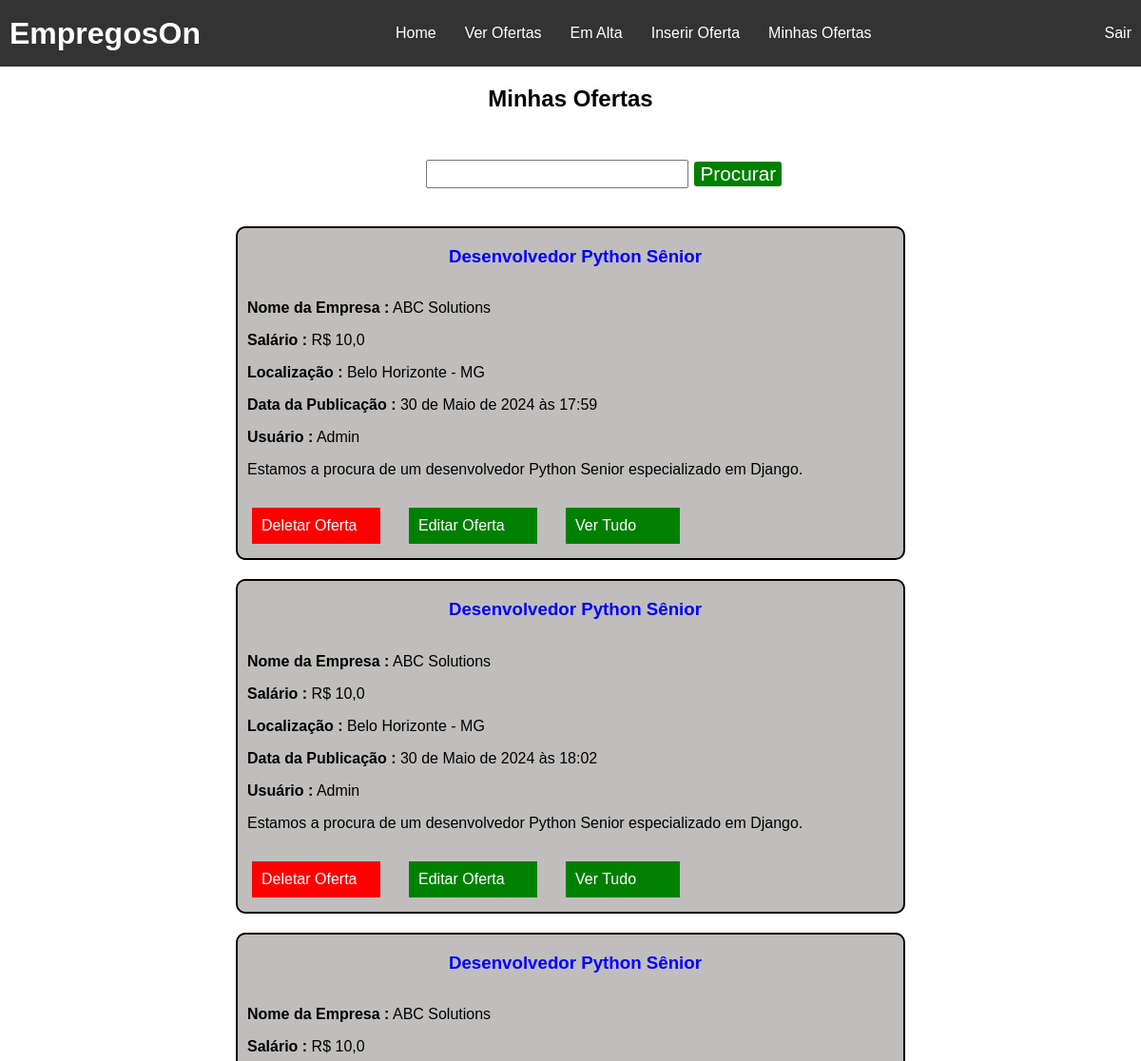
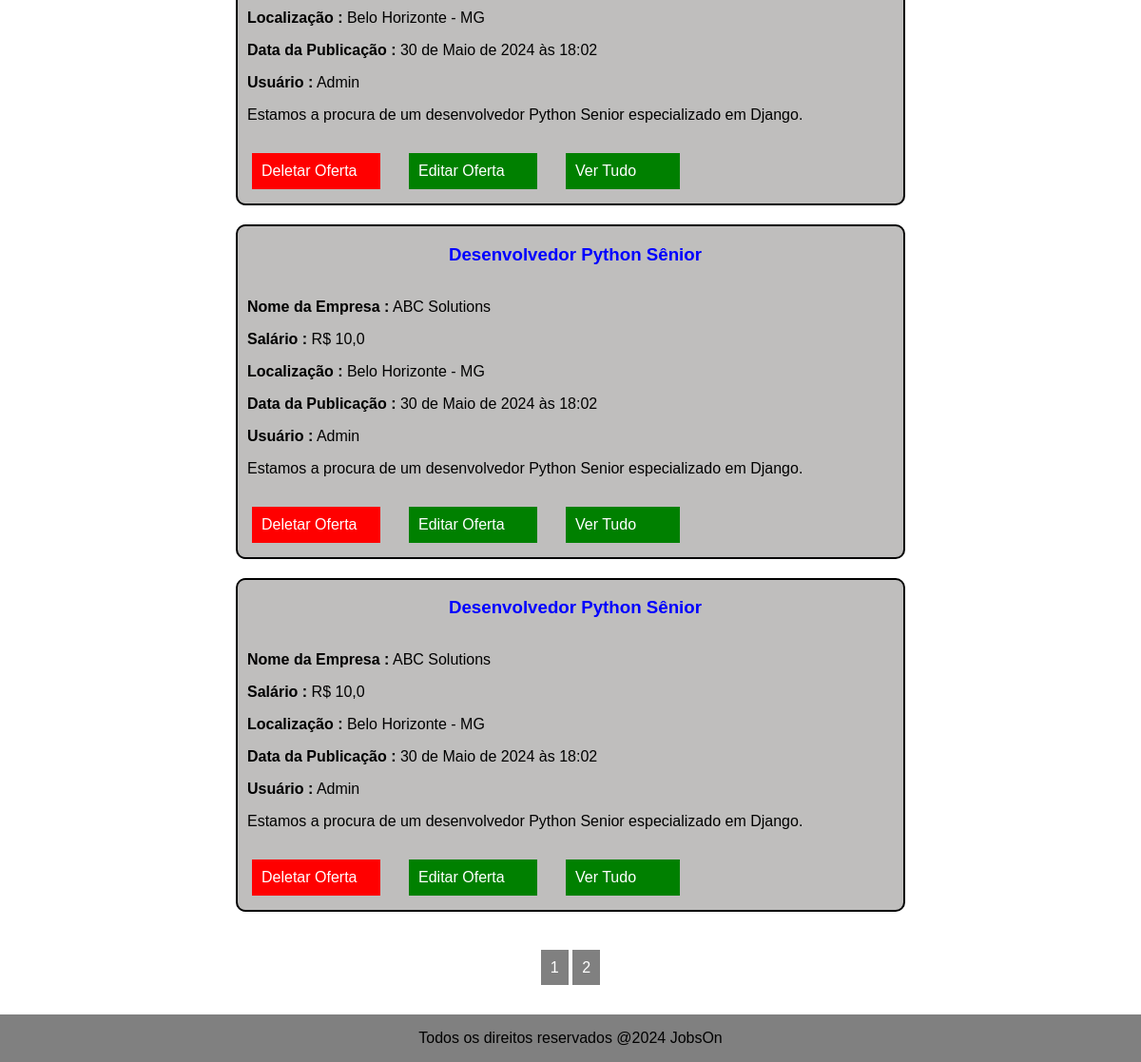
Screenshot of /my_offers/ (signed in) with the database file from the repository (2 pictures, top to bottom).
### jobs/models.py (models this page shows, shortened)
class JobOffer(models.Model):
    title = models.CharField(max_length=100)
    description = models.TextField()
    organization_name = models.CharField(max_length=100)
    location = models.CharField(max_length=100)
    publication_date = models.DateTimeField(auto_now_add=True)  # Adicionará automaticamente a data e hora ao campo
    offer_requirements = models.CharField(max_length=300)
    employment_type = models.CharField(max_length=100)
    salary = models.FloatField(blank=True, null=True)  # define que por padrão o campo é não informado
    organization_description = models.TextField()
    autor = models.ForeignKey(User, on_delete=models.PROTECT, related_name='car_user', editable=False, default=1)
    recruiter_email = models.EmailField(editable=False)
    number_of_views = models.IntegerField(default=0, editable=False)
    company_site = models.URLField(max_length=300, blank=True, null=True)
    allowed = models.BooleanField(default=0)  # Controle de permissao para as vagas

### jobs/views.py (the view)
# urls.py: path('my_offers/', MyOffers.as_view(), name='my_offers'),
@method_decorator(login_required(), name='dispatch')  # Permite que apenas usuarios logados acessem a view
class MyOffers(ListView):
    template_name = 'my_offers.html'
    model = JobOffer
    paginate_by = 5
    def get_queryset(self):
        queryset = super().get_queryset()
        user_id = self.request.user.id
        search = self.request.GET.get('search', '')
        if search:
            queryset = queryset.filter(autor_id=user_id, title__icontains=search, allowed=1)  # Filtra os anuncios do usuario E que o titulo contem search
            return queryset
        queryset = queryset.filter(autor_id=user_id, allowed=1)
        return queryset

### jobs/templates/my_offers.html (shortened to what this page needs)
{% extends 'base.html' %}
{% block styles %}
    {{ block.super }}
    {% load static %}
    <link rel="stylesheet" type="text/css" href="{% static 'css/job_list.css' %}">
    <link rel="stylesheet" type="text/css" href="{% static 'css/my_offers.css' %}">
{% endblock %}
{% block content %}
    <main>
        <h2 class="title-offer-page">Minhas Ofertas</h2>
        <section class="section-content">
            <form class="offer-form-search" method="GET">
                <input id="query-offer" name="search">
                <button class="btn-search-job">Procurar</button>
            </form>
    {% if object_list %}
        {% for offer in object_list %}
            <div class="offer-grid">
                <h3 class="offer-title">{{ offer.title }}</h3>
                <p class="p-offer"><strong>Nome da Empresa :</strong> {{ offer.organization_name }}</p>
                <p class="p-offer"><strong>Salário :</strong> R$ {{ offer.salary }}</p>
                <p class="p-offer"><strong>Localização :</strong>  {{ offer.location }}</p>
                <p class="p-offer"><strong>Data da Publicação :</strong>  {{ offer.publication_date }}</p>
                <p class="p-offer"><strong>Usuário :</strong>  {{ offer.autor|capfirst }}</p>
                <p class="p-description"> {{ offer.description }}</p>
                <div class="btn-joblist-container">
                    <a class="btn-delete" href="{% url 'delete_offer' offer.id %}">Deletar Oferta</a>
                    <a class="btn-edit" href="{% url 'update_offer' offer.id %}">Editar Oferta</a>
                    <a class="btn-detail" href="{% url 'detail_offer' offer.id %}">Ver Tudo</a>
                </div>
            </div>
        {% endfor %}
    {% else %}
            <p class="job-list-advice-null">Nenhum resultado encontrado.</p>
    {% endif %}
        </section>
        <div class="pagination">
            <span class="step-links">
                    <a class="page-link" href="?page={{ page_obj.number }}">{{ page_obj.number }}</a>
                {% if page_obj.has_next %}
                    <a class="page-link" href="?page={{ page_obj.next_page_number }}">{{ page_obj.next_page_number }}</a>
                {% endif %}
            </span>
        </div>
    </main>
{% endblock %}

### static/css/index.css (style rules this page uses)
body { margin: 0; font-family: Arial, sans-serif; display: flex; flex-direction: column; min-height: 100vh; }

### static/css/job_list.css (style rules this page uses)
body { background-color: white; }
.offer-grid { display: grid; grid-template-columns: 1fr; border: 2px solid black; border-radius: 10px; background-color: rgb(191, 190, 189); width: 700px; }
.offer-title { text-align: center; color: blue; margin-left: 10px; }
.title-offer-page { text-align: center; }
.p-offer { margin-left: 10px; margin-bottom: 0px; }
.p-description { margin-left: 10px; }
.section-content { display: grid; margin: 50px; gap: 20px; background-color: white; justify-content: center; }
.btn-status, .btn-detail { display: inline-block; color: white; text-decoration: none; background-color: green; width: 100px; padding: 10px; margin: 15px; }
.offer-form-search { margin-left: 200px; margin-bottom: 20px; }
#query-offer { font-size: 1.3rem; }
.btn-search-job { font-size: 1.3rem; color: white; background-color: green; border: 2px solid white; border-radius: 5px; }
.btn-joblist-container { display: flex; flex-direction: row; }
.pagination { display: flex; justify-content: center; align-items: center; margin-bottom: 40px; }
.page-link { text-decoration: none; padding: 10px; background: grey; color: white; }

### static/css/my_offers.css (style rules this page uses)
.btn-edit { display: inline-block; color: white; text-decoration: none; background-color: green; width: 115px; padding: 10px; margin: 15px; }
.btn-delete { display: inline-block; color: white; text-decoration: none; background-color: red; width: 115px; padding: 10px; margin: 15px; }

### rows the page displays
JobOffer: title "Desenvolvedor Python Sênior", organization_name "ABC Solutions", salary "10,0", location "Belo Horizonte - MG", publication_date "30 de Maio de 2024 às 17:59", autor "Admin", description "Estamos a procura de um desenvolvedor Python Senior especializado em Django."
JobOffer: title "Desenvolvedor Python Sênior", organization_name "ABC Solutions", salary "10,0", location "Belo Horizonte - MG", publication_date "30 de Maio de 2024 às 18:02", autor "Admin", description "Estamos a procura de um desenvolvedor Python Senior especializado em Django."
JobOffer: title "Desenvolvedor Python Sênior", organization_name "ABC Solutions", salary "10,0", location "Belo Horizonte - MG", publication_date "30 de Maio de 2024 às 18:02", autor "Admin", description "Estamos a procura de um desenvolvedor Python Senior especializado em Django."
JobOffer: title "Desenvolvedor Python Sênior", organization_name "ABC Solutions", salary "10,0", location "Belo Horizonte - MG", publication_date "30 de Maio de 2024 às 18:02", autor "Admin", description "Estamos a procura de um desenvolvedor Python Senior especializado em Django."
JobOffer: title "Desenvolvedor Python Sênior", organization_name "ABC Solutions", salary "10,0", location "Belo Horizonte - MG", publication_date "30 de Maio de 2024 às 18:02", autor "Admin", description "Estamos a procura de um desenvolvedor Python Senior especializado em Django."

### other values shown
{{ page_obj.number }} "1"
{{ page_obj.next_page_number }} "2"
